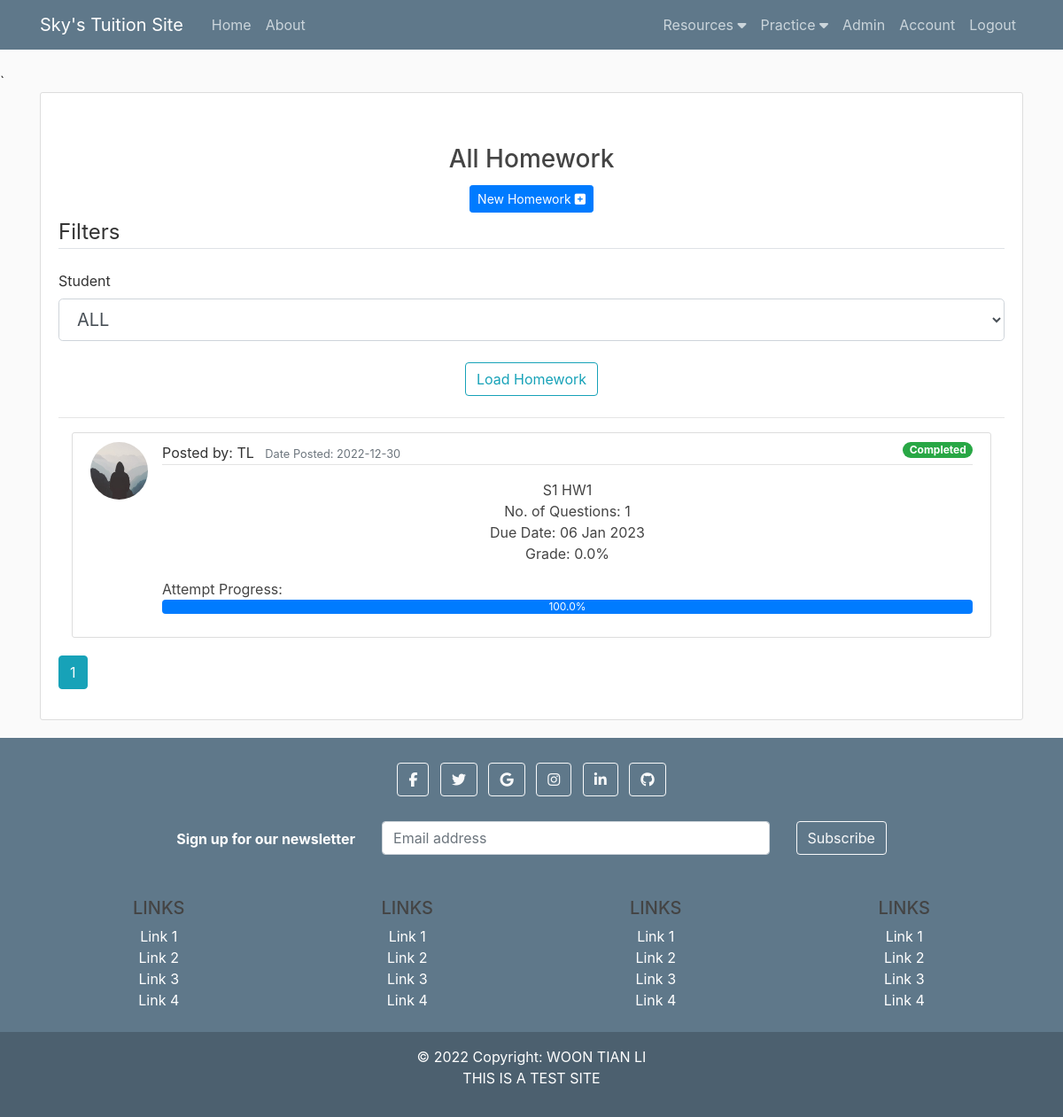
/homework_all/ALL (signed in), run on the app's committed database.
### flaskblog/models.py (models this page shows, shortened)
class Homework(db.Model): #Creating homework table in DB
    id = db.Column(db.Integer, primary_key = True)
    title = db.Column(db.String(100), nullable=False)
    student_id = db.Column(db.Integer, nullable=False)
    deadline = db.Column(db.DateTime, nullable=False, default = datetime.now)
    date_posted = db.Column(db.DateTime, nullable=False, default = datetime.now)
    user_id = db.Column(db.Integer, db.ForeignKey('user.id'), nullable=False) #foreign key links to User table
    questions = db.relationship('Question', backref='hwk', lazy=True)
    workings = db.relationship('Working', backref='hwk', lazy=True)

class User(db.Model, UserMixin): #Creating user table in DB
    id = db.Column(db.Integer, primary_key = True) #ID defined as an integer and to be the primary key)
    username = db.Column(db.String(20), unique=True, nullable=False) #name to be a string, max 20 characters, must be unique, and required, cannot be null
    email = db.Column(db.String(120), unique=True, nullable=False)
    image_file = db.Column(db.String(20), nullable=False, default='default.jpg') #user image defaults to a default.jpg
    password = db.Column(db.String(60), nullable=False)
    account_type = db.Column(db.String(60), nullable=False)
    notes = db.relationship('Note', backref='author', lazy=True)
    homeworks = db.relationship('Homework', backref='author', lazy=True)
    activities = db.relationship('Activity', backref='author', lazy=True)
    topics = db.Column(db.String(1000))
    topics_check = db.Column(db.String(1000))
    description1 = db.Column(db.String(1000))
    date1 = db.Column(db.Date)
    time1 = db.Column(db.Time)
    description2 = db.Column(db.String(1000))
    date2 = db.Column(db.Date)
    time2 = db.Column(db.Time)
    description3 = db.Column(db.String(1000))
    date3 = db.Column(db.Date)
    time3 = db.Column(db.Time)
    description4 = db.Column(db.String(1000))
    date4 = db.Column(db.Date)
    time4 = db.Column(db.Time)
    grade = db.Column(db.String(200))

### flaskblog/homeworks/routes.py (the view)
@homeworks.route("/homework_all/<string:student>", methods=['GET', 'POST'])
@login_required
def homework_all(student="ALL"):
    form = HomeworkFilterForm()
    page = request.args.get('page', 1, type = int)
    if request.method == 'GET' and current_user.account_type == 'Admin':
        users = User.query.filter_by(account_type='User').all()
        users_arr = ['ALL']
        for i in users:
            users_arr.append(i.username)
        form.student.choices = users_arr
        form.student.data = student
        if student == "ALL":
            homeworks = Homework.query.order_by(Homework.date_posted.desc()).paginate(per_page=5, page=page)
        else:
            user = (User.query.filter_by(username=student).first()).id
            homeworks = Homework.query.filter_by(student_id=user).order_by(Homework.date_posted.desc()).paginate(per_page=5, page=page)
    elif request.method == 'GET' and current_user.account_type == 'User':
        homeworks = Homework.query.filter_by(student_id=current_user.id).order_by(Homework.date_posted.desc()).paginate(per_page=5, page=page)
    if request.method == 'POST' and current_user.account_type == 'Admin':
        return redirect(url_for('homeworks.homework_all', student=form.student.data))
    id_arr = []
    for i in homeworks.items:
        id_arr.append(i.id)
    pt_arr = []
    question_count_arr = []
    attempt_percentage_arr = []
    correct_percentage_arr = []
    for i in id_arr:
        question_count_arr.append(Question.query.filter_by(homework_id=i).count())
        pt_arr.append(Working.query.filter_by(homework_id=i, point=0).count())
        if Question.query.filter_by(homework_id=i).count() != 0:
            attempt_percentage_arr.append(round((Working.query.filter_by(homework_id=i).count()/Question.query.filter_by(homework_id=i).count())*100,2))
            total_parts = 0
            wrong_parts = 0
            for j in Question.query.filter_by(homework_id=i).all():
                temp = 0
                for k in j.qn_answer.split(';'):
                    if k != "":
                        total_parts += 1
                        temp += 1
                try:
                    (Working.query.filter_by(question_id=j.id).first()).point
                except:
                    wrong_parts += temp
            for j in Working.query.filter_by(homework_id=i).all():
                wrong_parts += j.point
            correct_percentage_arr.append(round(((total_parts-wrong_parts)/total_parts)*100,2))
        else:
            attempt_percentage_arr.append(0)
            correct_percentage_arr.append(0)
    df = pd.DataFrame({'id': id_arr, 'pt': pt_arr, 'count': question_count_arr, 'attempt_percentage': attempt_percentage_arr, 'correct_percentage': correct_percentage_arr})
    return render_template('homework_all.html', homeworks=homeworks, df=df, form=form, legend="Filters")

### flaskblog/homeworks/forms.py
class HomeworkFilterForm(FlaskForm):
    student = SelectField('Student', coerce=str, validators=[DataRequired()])
    submit = SubmitField('Post')

### flaskblog/models.py (called while the page is built)
@login_manager.user_loader
def load_user(user_id):
    return User.query.get(int(user_id))

### flaskblog/templates/homework_all.html (shortened to what this page needs)
{% extends "layout.html" %}
{% block content %}
<form method="POST" action=""novalidate>
    <div class="content-section" style="min-height:50vh">
        <h3 class="mt-5 text-center">All Homework</h3>
        {% if current_user.account_type == 'Admin' %}
            <div class="container-fluid text-center">
                <a class="btn btn-primary btn-sm mt-1 mb-1" href="{{ url_for('homeworks.new_homework') }}">New Homework <i class="fa-solid fa-square-plus"></i></a>
            </div>
            <legend class="border-bottom mb-4">{{ legend }}</legend>
            <div class="form-row">
                <div class="col">
                    {{ form.student.label(class="form-control-label") }}
                    {% if form.student.errors %}
                        {{ form.student(class="form-control form-control-lg is-invalid") }}
                        <div class="invalid-feedback">
                            {% for error in form.student.errors %}
                                <span>{{ error }}</span>
                            {% endfor %}
                        </div>
                    {% else %}
                        {{ form.student(class="form-control form-control-lg") }}
                    {% endif %}
                </div>
            </div>
            <div class="my-4 text-center">
                <input type="submit" class="btn btn-outline-info" type="reset" name="action" value="Load Homework"/>
            </div>
            <hr>
        {% endif %}
        {% for homework in homeworks.items %}
            <div class="col w-100 my-3">
                <article class="media content-section">
                    <img class="rounded-circle article-img" src="{{ url_for('static', filename='profile_pics/' + homework.author.image_file) }}">
                    <div class="media-body">
                        <div class="article-metadata text-left">
                            <a class="mr-2">Posted by: {{ homework.author.username }}</a>
                            <small class="text-muted">Date Posted: {{ homework.date_posted.strftime('%Y-%m-%d') }}</small>
                            {% if df[df['id']==homework.id]['attempt_percentage'].tolist()[0] == 100 %}
                                <medium><span class="badge badge-pill badge-success float-right">Completed </span></medium>
                            {% elif df[df['id']==homework.id]['attempt_percentage'].tolist()[0] == 0 %}
                                <medium><span class="badge badge-pill badge-danger float-right">New!</span></medium>
                            {% else %}
                                <medium><span class="badge badge-pill badge-warning float-right">In Progress </span></medium>
                            {% endif %}
                        </div>
                        <a class="article-title" href="{{ url_for('homeworks.homework', homework_id=homework.id) }}">
                            <div class="row mt-3">
                                <div class="col-12">
                                    <ul class="list-unstyled">
                                        <li class="text-center">{{ homework.title }}</li>
                                        <li class="text-center">No. of Questions: {{ df[df['id']==homework.id]['count'].tolist()[0] }}</li>
                                        <li class="text-center">Due Date: {{ homework.deadline.strftime("%d %b %Y") }}</li>
                                        <li class="text-center">Grade: {{ df[df['id']==homework.id]['correct_percentage'].tolist()[0] }}%</li>
                                        <li class="mt-3 mb-0 text-left">
                                            <h7 class="text-left">Attempt Progress: </h7>
                                            <div class="progress">
                                                <div class="progress-bar" role="progressbar" aria-valuenow="75" aria-valuemin="0" aria-valuemax="100" style=
                                                "width: {{ df[df['id']==homework.id]['attempt_percentage'].tolist()[0] }}%">{{ df[df['id']==homework.id]['attempt_percentage'].tolist()[0] }}%</div>
                                            </div>
                                        </li>
                                    </ul>
                                </div>
                            </div>
                        </a>
                    </div>
                </article>
            </div>
        {% endfor %}
        {% for page_num in homeworks.iter_pages(left_edge=1, right_edge=1, left_current = 1, right_current=2) %}
            {% if page_num %}
                {% if homeworks.page==page_num %}
                    {% if current_user.account_type == 'Admin' %}
                    <a class="btn btn-info mb-4" href="{{ url_for('homeworks.homework_all', page=page_num, student=form.student.data) }}">{{ page_num }}</a>
                    {% else %}
                    <a class="btn btn-info mb-4" href="{{ url_for('homeworks.homework_all', page=page_num, student='ALL') }}">{{ page_num }}</a>
                    {% endif %}
                {% endif %}
            {% else %}
                ...
            {% endif %}
        {% endfor %}
    </div>
</form>
{% endblock content %}

### flaskblog/static/main.css (style rules this page uses)
body { background: #fafafa; color: #333333; margin-top: 5rem; }
h1, h2, h3, h4, h5, h6 { color: #444444; }
.content-section { background: #ffffff; padding: 10px 20px; border: 1px solid #dddddd; border-radius: 3px; margin-bottom: 20px; }
.article-title { color: #444444; }
.article-img { height: 65px; width: 65px; margin-right: 16px; }
.article-metadata { padding-bottom: 1px; margin-bottom: 4px; border-bottom: 1px solid #e3e3e3 }

### data on the page
Homework: image_file (placeholder picture), author.username "TL", date_posted "2022-12-30", shows "Completed", title "S1 HW1", id "1", deadline "06 Jan 2023", df "0.0", df "100.0"

### other printed values
{{ legend }} "Filters"
{{ page_num }} "1"
